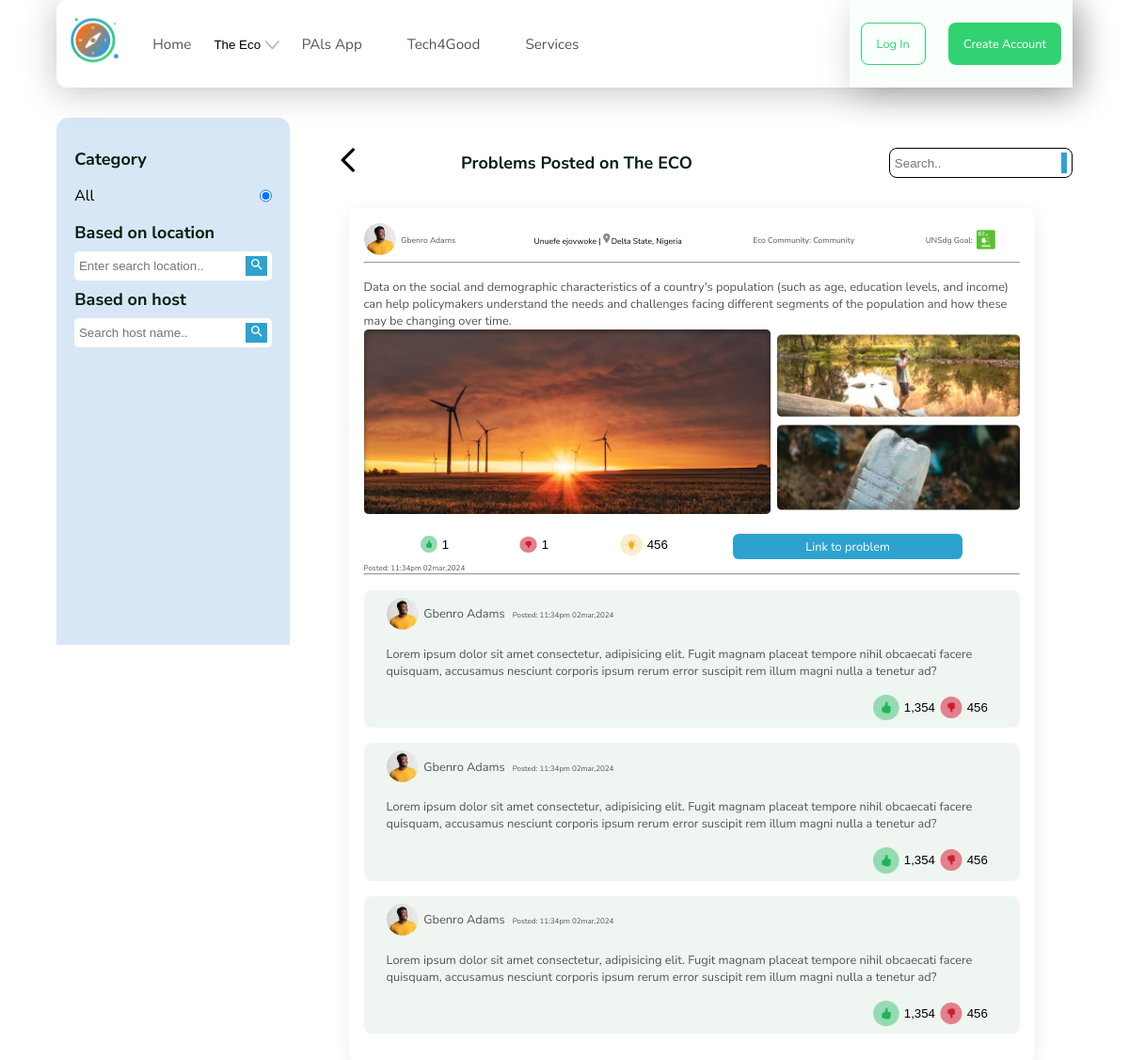
Screenshot of /problem-detail/4/ with the database file from the repository.
### ecoplatform/models.py (models this page shows, shortened)
class Problem(models.Model):
    def get_image_path(instance,filename):
        title, ext = filename.split('.')
        image_path = 'problem_photos/{problem_title}/{photo_name}.{ext}'.format(problem_title=instance.title,photo_name=title,ext=ext)
        return image_path
    title = models.CharField(max_length=100)
    description = models.TextField(max_length=500)
    user = models.ForeignKey(Account,on_delete=models.CASCADE)
    created = models.DateTimeField(default = timezone.now)
    category = models.ForeignKey('Category',on_delete=models.SET_NULL,null=True)
    location = models.CharField(max_length=100,blank=True, null=True)
    problem_photo_main = models.ImageField(upload_to=get_image_path)
    problem_photo_1 = models.ImageField(upload_to=get_image_path,blank=True)
    problem_photo_2 = models.ImageField(upload_to=get_image_path,blank=True)
    problem_photo_3 = models.ImageField(upload_to=get_image_path,blank=True)
    slug = models.SlugField(blank=True,null=True)
    isTrending = models.BooleanField(default=False)
    upvotes = models.ManyToManyField(Account, blank=True, related_name='upvoted_problems')
    downvotes = models.ManyToManyField(Account, blank=True, related_name='downvoted_problems')
    class Meta:
        verbose_name = 'Problem'
        verbose_name_plural = 'Problems'

class Category(models.Model):
    name = models.CharField(max_length=50)
    image = models.ImageField(upload_to='category/', blank=True, null=True)
    slug = models.SlugField(blank=True, null=True)
    class Meta:
        verbose_name = 'category'
        verbose_name_plural = 'categories'
    def __str__(self):
        return self.name

### ecousers/models.py (models this page shows, shortened)
class Account(AbstractBaseUser):
    first_name      = models.CharField(max_length=50)
    last_name       = models.CharField(max_length=50)
    username        = models.CharField(max_length=50, unique=True)
    email           = models.EmailField(max_length=100, unique=True)
    phone_number    = models.CharField(max_length=50)
    date_joined     = models.DateTimeField(auto_now_add=True)
    last_login      = models.DateTimeField(auto_now_add=True)
    is_admin        = models.BooleanField(default=False)
    is_staff        = models.BooleanField(default=False)
    is_active        = models.BooleanField(default=False)
    is_superadmin        = models.BooleanField(default=False)
    USERNAME_FIELD = 'email'
    REQUIRED_FIELDS = ['username', 'first_name', 'last_name']
    objects = MyAccountManager()
    def full_name(self):
        return f'{self.first_name} {self.last_name}'

### ecoplatform/views.py (the view)
# urls.py: path('problem-detail/<str:pk>/', views.problem_detail, name='problem-detail'),
def problem_detail(request, pk):
    context = {'problem': Problem.objects.get(pk=pk)}
    return render(request, 'ecoplatform/problem_detail.html', context )

### ecoplatform/context_processors.py (called while the page is built)
def menu_links(request):
    links = Category.objects.all()
    return dict(links=links)

### templates/ecoplatform/problem_detail.html (shortened to what this page needs)
{% extends 'base.html' %}
{% load static %}
{% block contents %}
<div class="heading" id="details-heading">
    <a href="problems.html"><img src="{% static 'images/return.png' %}" alt="back button"></a>
    <h5>Problems Posted on The ECO</h5>
</div>
<div class="search">
    <form class="cat-search" action="{% url 'ecoplatform:problem_list' %}">
        <input type="text" name="user_query" placeholder="Search..">
        <button><img src="{% static 'images/category/search.png' %}" alt="search button"></button>
    </form>
</div>
</div>
<div class="card">
    <div class="card-wrapper">
        <div class="card-header">
            <div class="user-profile">
                <div class="user-img">
                    <img src="assets/images/card/comment-card/Avatar Image.png" alt="">
                </div>
                <p class="username">Gbenro Adams</p>
            </div>
            <div class="post-location">
                {{problem.user.full_name|capfirst}} |  <img src="{% static 'images/card/Pindrop.png' %}" alt=""><span class="text-fix">{{problem.location}}</span>
            </div>
            <div class="eco-cat">
                <p class="text-fix">Eco Community: <a href="">{{problem.category}}</a></p>
            </div>
            <div class="goal">
                <p class="text-fix">UNSdg Goal: </p><img src="{% static 'images/card/eco.png' %}" alt="">
            </div>
        </div>
        <hr>
        <div class="card-details">
            <p>{{problem.description}}</p>
            <div class="detail-img">
                <img src="assets/images/card/Rectangle 574(1).png" alt="" class="first">
                <div class="second">
                    <img src="assets/images/card/lake.png" alt="">
                    <img src="assets/images/card/waterbottle.png" alt="">
                </div>
            </div>
        </div>
        <div class="card-footer">
            <button class="up-count" hx-get="{% url 'ecoplatform:upvotes' problem.id %}">
                <img src="{% static 'images/card/upvote.png' %}" alt="">
                <span hx-get="{% url 'ecoplatform:upvotes_count' problem.id %}" hx-trigger="every 1s">{{ problem.upvotes.count }}</span>
            </button>
            <button class="down-count" hx-get="{% url 'ecoplatform:downvotes' problem.id %}">
                <img src="{% static 'images/card/downvote.png' %}" alt="">
                <span hx-get="{% url 'ecoplatform:downvotes_count' problem.id %}" hx-trigger="every 1s">{{ problem.downvotes.count }}</span>
            </button>
            <button class="idea-count">
                <img src="assets/images/card/idea.png" alt="">
                <span>456</span>
            </button>
            <a href="{% url 'ecoplatform:problem-detail' problem.id %}" class="card-link">
                Link to problem
            </a>
        </div>
        <div class="comment-section">
            <div class="date-posted">
                <p>Posted: <span>11:34pm 02mar,2024</span></p>
            </div>
            <hr>
            <div class="comment-card">
                <div class="comment-wrapper">
                    <div class="comment-header">
                        <div class="user-profile">
                            <div class="user-img">
                                <img src="assets/images/card/comment-card/Avatar Image.png" alt="">
                            </div>
                            <p class="username">Gbenro Adams</p>
                        </div>
                        <div class="date-posted">
                            <p>Posted: <span>11:34pm 02mar,2024</span></p>
                        </div>
                    </div>
                    <div class="comment-text">
                        <p>Lorem ipsum dolor sit amet consectetur, adipisicing elit. Fugit magnam placeat tempore nihil obcaecati facere quisquam,
                            accusamus nesciunt corporis ipsum rerum error suscipit rem illum magni nulla a tenetur ad?</p>
                    </div>
                    <div class="comment-footer">
                        <button class="up-count">
                            <img src="assets/images/card/upvote.png" alt="">
                            <span>1,354</span>
                        </button>
                        <button class="down-count">
                            <img src="assets/images/card/downvote.png" alt="">
                            <span>456</span>
                        </button>
                    </div>
                </div>
            </div>
            <div class="comment-card">
                <div class="comment-wrapper">
                    <div class="comment-header">
                        <div class="user-profile">
                            <div class="user-img">
                                <img src="assets/images/card/comment-card/Avatar Image.png" alt="">
                            </div>
                            <p class="username">Gbenro Adams</p>
                        </div>
                        <div class="date-posted">
                            <p>Posted: <span>11:34pm 02mar,2024</span></p>
                        </div>
                    </div>
                    <div class="comment-text">
                        <p>Lorem ipsum dolor sit amet consectetur, adipisicing elit. Fugit magnam placeat tempore nihil obcaecati facere quisquam,
                            accusamus nesciunt corporis ipsum rerum error suscipit rem illum magni nulla a tenetur ad?</p>
                    </div>
                    <div class="comment-footer">
                        <button class="up-count">
                            <img src="assets/images/card/upvote.png" alt="">
                            <span>1,354</span>
                        </button>
                        <button class="down-count">
                            <img src="assets/images/card/downvote.png" alt="">
                            <span>456</span>
                        </button>
                    </div>
                </div>
            </div>
            <div class="comment-card">
                <div class="comment-wrapper">
                    <div class="comment-header">
                        <div class="user-profile">
                            <div class="user-img">
                                <img src="assets/images/card/comment-card/Avatar Image.png" alt="">
                            </div>
                            <p class="username">Gbenro Adams</p>
                        </div>
                        <div class="date-posted">
                            <p>Posted: <span>11:34pm 02mar,2024</span></p>
                        </div>
                    </div>
                    <div class="comment-text">
                        <p>Lorem ipsum dolor sit amet consectetur, adipisicing elit. Fugit magnam placeat tempore nihil obcaecati facere quisquam,
                            accusamus nesciunt corporis ipsum rerum error suscipit rem illum magni nulla a tenetur ad?</p>
                    </div>
                    <div class="comment-footer">
                        <button class="up-count">
                            <img src="assets/images/card/upvote.png" alt="">
                            <span>1,354</span>
                        </button>
                        <button class="down-count">
                            <img src="assets/images/card/downvote.png" alt="">
                            <span>456</span>
                        </button>
                    </div>
                </div>
            </div>
        </div>
    </div>
</div>
{% endblock contents %}

### templates/base.html (shortened to what this page needs)
{% load static %}
<!DOCTYPE html>
<html lang="en">
<head>
    <link href="https://cdn.jsdelivr.net/npm/remixicon@2.5.0/fonts/remixicon.css" rel="stylesheet">
    <link href='https://unpkg.com/boxicons@2.1.4/css/boxicons.min.css' rel='stylesheet'>
    <link rel="stylesheet" href="{% static 'scss/main.css' %}">
     <link rel="stylesheet" type="text/css"
     href="https://cdnjs.cloudflare.com/ajax/libs/OwlCarousel2/2.2.1/assets/owl.carousel.min.css">
    <link rel="stylesheet" type="text/css"
     href="https://cdnjs.cloudflare.com/ajax/libs/OwlCarousel2/2.2.1/assets/owl.theme.default.min.css">
</head>
<body>
        <div class="body-wrapper">
            {% include 'components/navbar.html' %}
          {% if home %}
          {% block content %}
          {% endblock content %}
          {% else %}
          <section class="main-content">
            <aside class="category">
                <div class="cat-wrapper">
                    <h5>Category</h5>
                    <form class="radio">
                        <div>
                            <label for="All">All</label>
                            <input type="radio" name="category" id="All" value="" {% if not selected_category %}checked{% endif %}>
                        </div>
                    </form>
                    <h5>Based on location</h5>
                    <form class="cat-search" action="{% url 'ecoplatform:problem_list' %}">
                        <input type="text" name="location_query" placeholder="Enter search location..">
                        <button><img src="{% static 'images/category/search.png' %}" alt="search button"></button>
                    </form>
                    <h5>Based on host</h5>
                    <form class="cat-search" action="{% url 'ecoplatform:problem_list' %}">
                        <input type="text" name="user_query" placeholder="Search host name..">
                        <button><img src="{% static 'images/category/search.png' %}" alt="search button"></button>
                    </form>
                </div>
            </aside>
            <main class="card-main">
                <div class="heading">
                    {% block contents %}
                    {% endblock contents %}
                </div>
          {% endif %}
</body>

### templates/components/navbar.html (shortened to what this page needs)
{% load static %}
<nav>
    <div class="logo">
        <img src="{% static 'images/notification/logo 3(1).png' %}" alt="Eco logo">
    </div>
    <div class="right-side__nav hidden">
        <div class="nav-links toggler">
            <a href="{% url 'ecoplatform:home' %}">Home</a>
            <div class="dropdown">
                <button class="dropbtn">The Eco
                    <img src="{% static 'images/notification/arrowdown.png' %}" alt="arrow down"
                    class="eco-img">
                </button>
            </div>
            <a href="#">PAls App</a>
            <a href="#">Tech4Good</a>
            <a href="#">Services</a>
        </div>
        {% if user.id is None %}
            <div class="connect toggler skew">
                <a href="{% url 'ecousers:login' %}" id="login1">Log In</a>
                <a href="{% url 'ecousers:register' %}" id="create1">Create Account</a>
            </div>
        {% else %}
            <div class="connect toggler skew">
                <a href="{% url 'ecousers:logout' %}" id="login1">Log Out</a>
                <a href="{% url 'ecousers:dashboard' %}" id="create1">{{user.first_name|capfirst}} || Dashboard</a>
            </div>
        {% endif %}
    </div>
</nav>

### rows the page displays
Problem: user.full_name "Unuefe ejovwoke", location "Delta State, Nigeria", category "Community", description "Data on the social and demographic characteristics of a country's population (such as age, education levels, and income) can help policymakers understand the needs and challenges facing different segments of the population and how these may be changing over time.", upvotes.count "1", downvotes.count "1"
